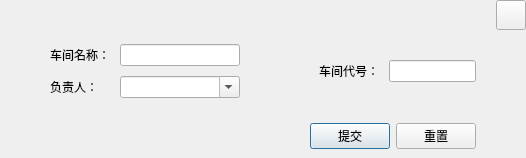
<?xml version="1.0" encoding="UTF-8"?>
<ui version="4.0">
 <class>addDepartmentDialog</class>
 <widget class="QDialog" name="addDepartmentDialog">
  <property name="geometry">
   <rect>
    <x>0</x>
    <y>0</y>
    <width>526</width>
    <height>158</height>
   </rect>
  </property>
  <property name="windowTitle">
   <string>Dialog</string>
  </property>
  <layout class="QVBoxLayout" name="verticalLayout_2">
   <property name="spacing">
    <number>0</number>
   </property>
   <property name="leftMargin">
    <number>0</number>
   </property>
   <property name="topMargin">
    <number>0</number>
   </property>
   <property name="rightMargin">
    <number>0</number>
   </property>
   <property name="bottomMargin">
    <number>0</number>
   </property>
   <item>
    <widget class="QWidget" name="widgetTitle" native="true">
     <property name="minimumSize">
      <size>
       <width>40</width>
       <height>35</height>
      </size>
     </property>
     <property name="maximumSize">
      <size>
       <width>16777215</width>
       <height>35</height>
      </size>
     </property>
     <layout class="QHBoxLayout" name="horizontalLayout">
      <property name="spacing">
       <number>0</number>
      </property>
      <property name="leftMargin">
       <number>0</number>
      </property>
      <property name="topMargin">
       <number>0</number>
      </property>
      <property name="rightMargin">
       <number>0</number>
      </property>
      <property name="bottomMargin">
       <number>10</number>
      </property>
      <item>
       <spacer name="horizontalSpacer">
        <property name="orientation">
         <enum>Qt::Horizontal</enum>
        </property>
        <property name="sizeHint" stdset="0">
         <size>
          <width>570</width>
          <height>20</height>
         </size>
        </property>
       </spacer>
      </item>
      <item>
       <widget class="QPushButton" name="btnMenu_Close">
        <property name="sizePolicy">
         <sizepolicy hsizetype="Minimum" vsizetype="Expanding">
          <horstretch>0</horstretch>
          <verstretch>0</verstretch>
         </sizepolicy>
        </property>
        <property name="minimumSize">
         <size>
          <width>30</width>
          <height>30</height>
         </size>
        </property>
        <property name="cursor">
         <cursorShape>ArrowCursor</cursorShape>
        </property>
        <property name="focusPolicy">
         <enum>Qt::NoFocus</enum>
        </property>
        <property name="toolTip">
         <string>关闭</string>
        </property>
        <property name="text">
         <string/>
        </property>
       </widget>
      </item>
     </layout>
    </widget>
   </item>
   <item>
    <widget class="QWidget" name="widget" native="true">
     <layout class="QVBoxLayout" name="verticalLayout_4" stretch="6,1,2,1">
      <property name="leftMargin">
       <number>50</number>
      </property>
      <property name="rightMargin">
       <number>50</number>
      </property>
      <item>
       <layout class="QHBoxLayout" name="horizontalLayout_14" stretch="2,1,2">
        <property name="spacing">
         <number>0</number>
        </property>
        <item>
         <layout class="QVBoxLayout" name="verticalLayout_3">
          <property name="spacing">
           <number>10</number>
          </property>
          <item>
           <layout class="QHBoxLayout" name="horizontalLayout_2">
            <item>
             <widget class="QLabel" name="label">
              <property name="text">
               <string>车间名称：</string>
              </property>
             </widget>
            </item>
            <item>
             <widget class="QLineEdit" name="LE_Name">
              <property name="minimumSize">
               <size>
                <width>120</width>
                <height>0</height>
               </size>
              </property>
              <property name="maximumSize">
               <size>
                <width>120</width>
                <height>16777215</height>
               </size>
              </property>
             </widget>
            </item>
           </layout>
          </item>
          <item>
           <layout class="QHBoxLayout" name="horizontalLayout_4">
            <item>
             <widget class="QLabel" name="label_3">
              <property name="text">
               <string>负责人：</string>
              </property>
             </widget>
            </item>
            <item>
             <widget class="QComboBox" name="ComB_charger">
              <property name="minimumSize">
               <size>
                <width>120</width>
                <height>0</height>
               </size>
              </property>
              <property name="maximumSize">
               <size>
                <width>120</width>
                <height>16777215</height>
               </size>
              </property>
              <property name="editable">
               <bool>true</bool>
              </property>
             </widget>
            </item>
           </layout>
          </item>
         </layout>
        </item>
        <item>
         <spacer name="horizontalSpacer_2">
          <property name="orientation">
           <enum>Qt::Horizontal</enum>
          </property>
          <property name="sizeHint" stdset="0">
           <size>
            <width>40</width>
            <height>20</height>
           </size>
          </property>
         </spacer>
        </item>
        <item>
         <layout class="QVBoxLayout" name="verticalLayout">
          <property name="spacing">
           <number>10</number>
          </property>
          <item>
           <layout class="QHBoxLayout" name="horizontalLayout_3">
            <item>
             <widget class="QLabel" name="label_2">
              <property name="text">
               <string>车间代号：</string>
              </property>
             </widget>
            </item>
            <item>
             <widget class="QLineEdit" name="LE_No">
              <property name="maximumSize">
               <size>
                <width>120</width>
                <height>16777215</height>
               </size>
              </property>
             </widget>
            </item>
           </layout>
          </item>
          <item>
           <layout class="QHBoxLayout" name="horizontalLayout_6"/>
          </item>
         </layout>
        </item>
       </layout>
      </item>
      <item>
       <spacer name="verticalSpacer">
        <property name="orientation">
         <enum>Qt::Vertical</enum>
        </property>
        <property name="sizeHint" stdset="0">
         <size>
          <width>20</width>
          <height>40</height>
         </size>
        </property>
       </spacer>
      </item>
      <item>
       <layout class="QHBoxLayout" name="horizontalLayout_15" stretch="3">
        <item>
         <layout class="QHBoxLayout" name="horizontalLayout_11"/>
        </item>
       </layout>
      </item>
      <item>
       <layout class="QHBoxLayout" name="horizontalLayout_13">
        <item>
         <spacer name="horizontalSpacer_3">
          <property name="orientation">
           <enum>Qt::Horizontal</enum>
          </property>
          <property name="sizeHint" stdset="0">
           <size>
            <width>40</width>
            <height>20</height>
           </size>
          </property>
         </spacer>
        </item>
        <item>
         <widget class="QPushButton" name="Btn_Submit">
          <property name="text">
           <string>提交</string>
          </property>
         </widget>
        </item>
        <item>
         <widget class="QPushButton" name="Btn_Reset">
          <property name="text">
           <string>重置</string>
          </property>
         </widget>
        </item>
       </layout>
      </item>
     </layout>
     <zorder></zorder>
     <zorder>verticalSpacer</zorder>
    </widget>
   </item>
  </layout>
 </widget>
 <resources/>
 <connections/>
</ui>
